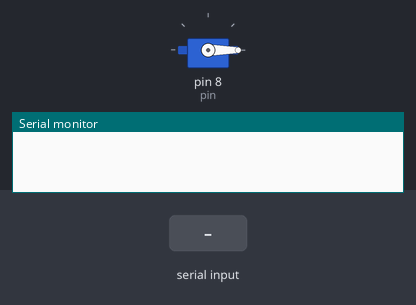
This sketch was run on a simulated Arduino Uno, built with avr-gcc and run on an emulated ATmega328P. On the bench: servo, the last lines printed to the serial monitor. Inputs (shaded band) come from the test bench.

Above: at 2.3 s.
2.4 s: "90,45\n" received over Serial
At 3.18 s:
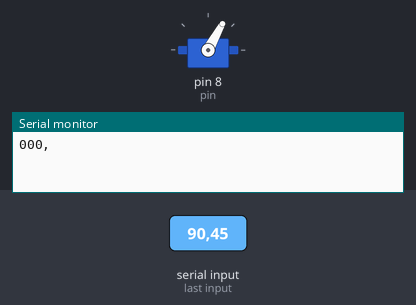
At 3.75 s:
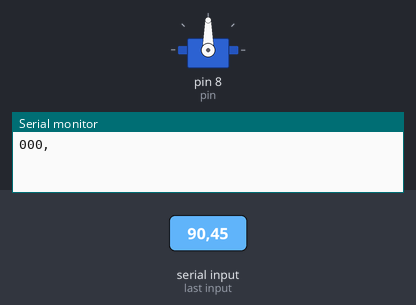
3.9 s: "30,150\n" received over Serial
At 5.0 s:
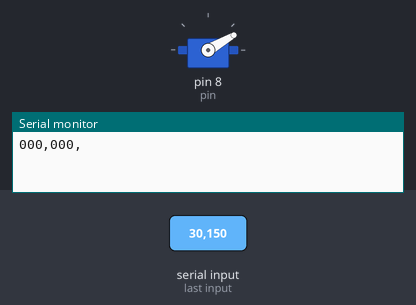
Timing chart, 0 to 6.9 s (numbered marks = the images above; inputs shaded):
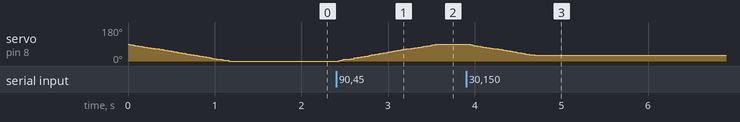

Measured:
- after the input at 2.4 s, servo on pin 8 (pin): moves from 0° to 90° over 1.1 s, starting at once
- after the input at 3.9 s, servo on pin 8 (pin): moves from 90° to 30° over 0.76 s, starting at once

The sketch:

KittoCutKit_servo.ino
```cpp
#include <VarSpeedServo.h>

VarSpeedServo servo;

int pin = 8;
int deg = 0;
int speed = 50; // 1 - 255

void setup() {
  servo.attach(pin);
  Serial.begin(9600);
  move_servo(0);
}

void move_servo(int deg) {
  servo.write(deg, speed, true);
}

int serialRead() {
  int i;
  char c[8];
  for (i = 0; i < 7; i++) {
    c[i] = Serial.read();
    if (c[i] == '\0') {
      break;
    }
  }
  return atoi(c);
}

void loop() {
  move_servo(deg);
  if (Serial.available() > 0) {
    delay(10);
    int input = serialRead();
    if ( input >= 0 && input <= 180 ) {
      deg = input;
    }
    Serial.print("000,");
  }
}
```
